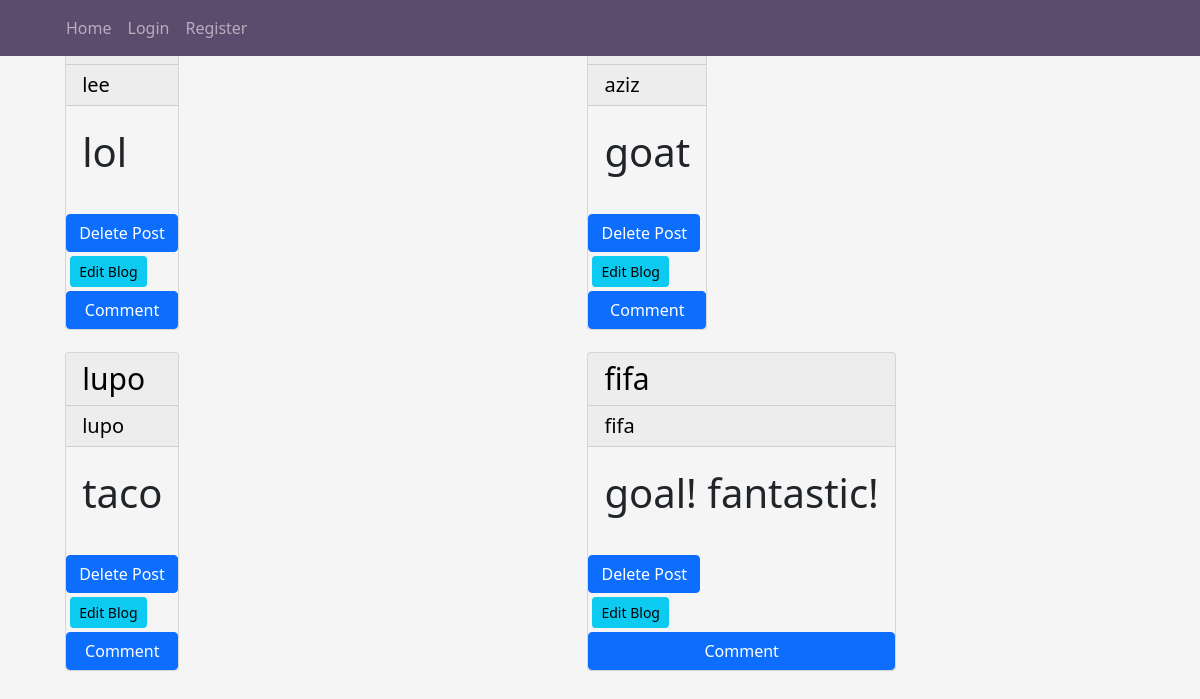
/blog, run on an earlier commit of the app's database.
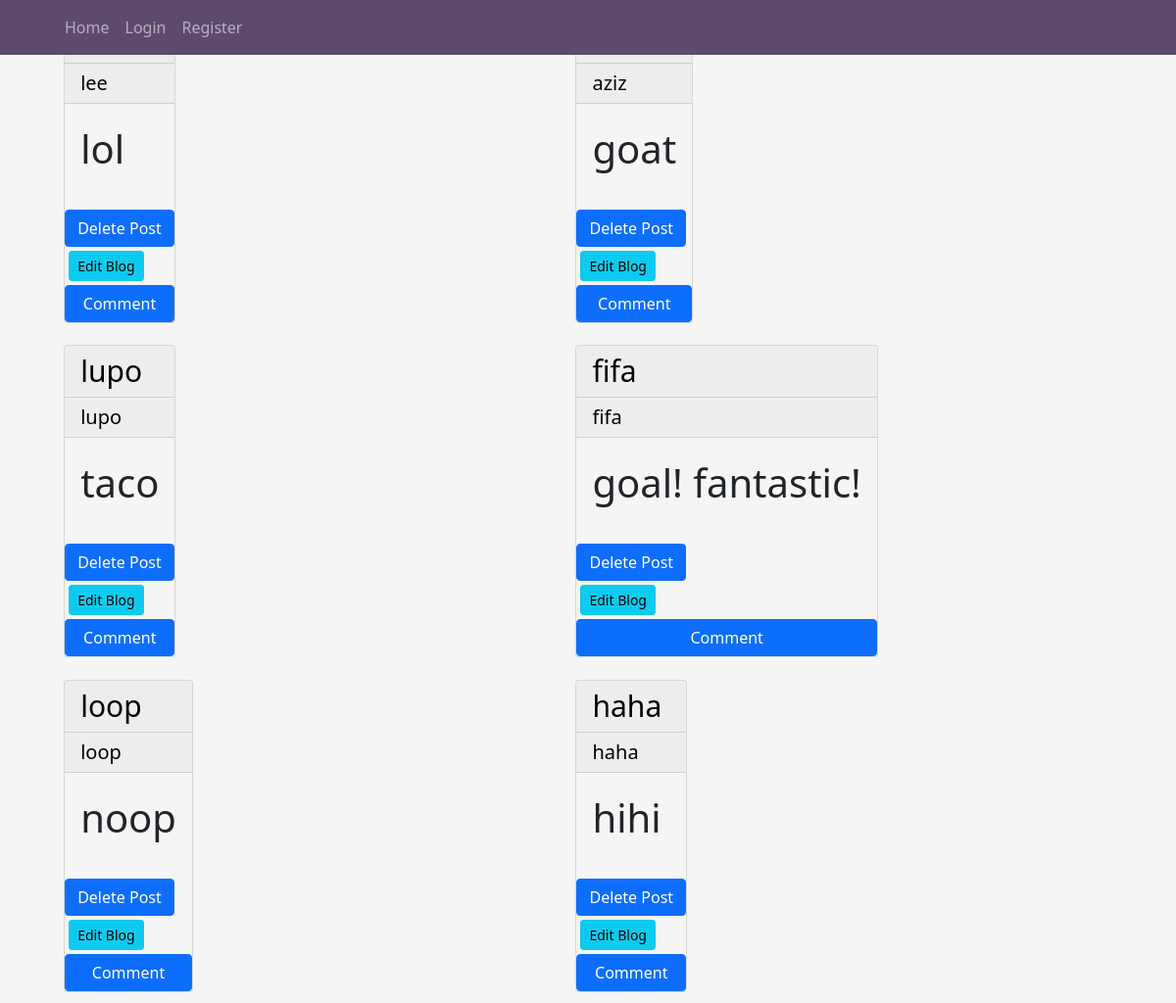
And on a later commit of the database.
### app/models.py (models this page shows, shortened)
class Blog(db.Model):
    id=db.Column(db.Integer, primary_key=True)
    title=db.Column(db.String(30))
    sub_title=db.Column(db.String(20))
    content=db.Column(db.String(300))
    time_posted=db.Column(db.DateTime,index=True, default=datetime.now)
    user_id = db.Column(db.Integer, db.ForeignKey('user.id'))
    comment = db.relationship('Comment', backref='pitch', lazy='dynamic')

### app/views.py (the view)
@app.route('/blog')
def blog():
    blogs=Blog.query.all()
    return render_template('blog.html',blog=blogs)

### app/templates/blog.html (shortened to what this page needs)
{% extends 'index.html'%}
{% block content %}
<div class="container-fluid landing">
    <div class="row">
                {% for blog in blog %}
                <div class="col-md-4 d-flex jusify-content-center" style="margin: 1%; width: 500px;">
                    <div class="card" style="background-color:whitesmoke;">
                        <h2 style="color:black; font-size:30px;" class="card-header">{{blog.title}}</h2>
                        <h5 style="color:black; font-size:20px;" class="card-header">{{blog.title}}</h5>
                        <div class="card-body">
                                <p style="font-size: 40px;">{{blog.content}}</p>
                        </div>
                        <div class="" style="float: right;">
                            <form action="{{url_for('delete_post',blog_id = blog.id)}}" method="POST">
                                <input  type="submit" class="btn  btn-primary" value="Delete Post">
                            </form>
                        </div>
                        <div class="" style="float: left;">
                            <a  class="btn btn-info btn-sm m-1" href="{{url_for('updateblog',blog_id = blog.id)}}">Edit Blog</a>
                        </div>
                        <a href="{{url_for('comment',blog_id = blog.id)}}" class="btn btn-primary"> Comment</a>
                        </div>
                    </div>
                {% endfor %}
    </div>
</div>
{% endblock %}

### app/templates/index.html (shortened to what this page needs)
<!DOCTYPE html>
<html lang="en">
<head>
      <link href="https://cdn.jsdelivr.net/npm/bootstrap@5.0.2/dist/css/bootstrap.min.css" rel="stylesheet">
    <link rel="stylesheet" href="{{ url_for('static', filename='main.css') }}">
</head>
<body>
    <header class="site-header">
        <nav class="navbar navbar-expand-md navbar-dark bg-steel fixed-top">
          <div class="container">
            <div class="collapse navbar-collapse" id="navbarToggle">
              <div class="navbar-nav mr-auto">
                <a class="nav-item nav-link" href="{{url_for('index')}}">Home</a>
              </div>
              <div class="navbar-nav">
                <a class="nav-item nav-link" href="{{url_for('login')}}">Login</a>
                <a class="nav-item nav-link" href="{{url_for('registration')}}">Register</a>
              </div>
            </div>
          </div>
        </nav>
      </header>
      <main role="main" class="container">
      {% block content %}{% endblock content %}
        </main>
</body>
</html>

### app/static/main.css (style rules this page uses)
body { background-color:whitesmoke; }
.bg-steel { background-color: #5d4b6e; }

What changed in the data, as far as the page shows it:
added Blog: title "loop", content "noop"
added Blog: title "haha", content "hihi"
